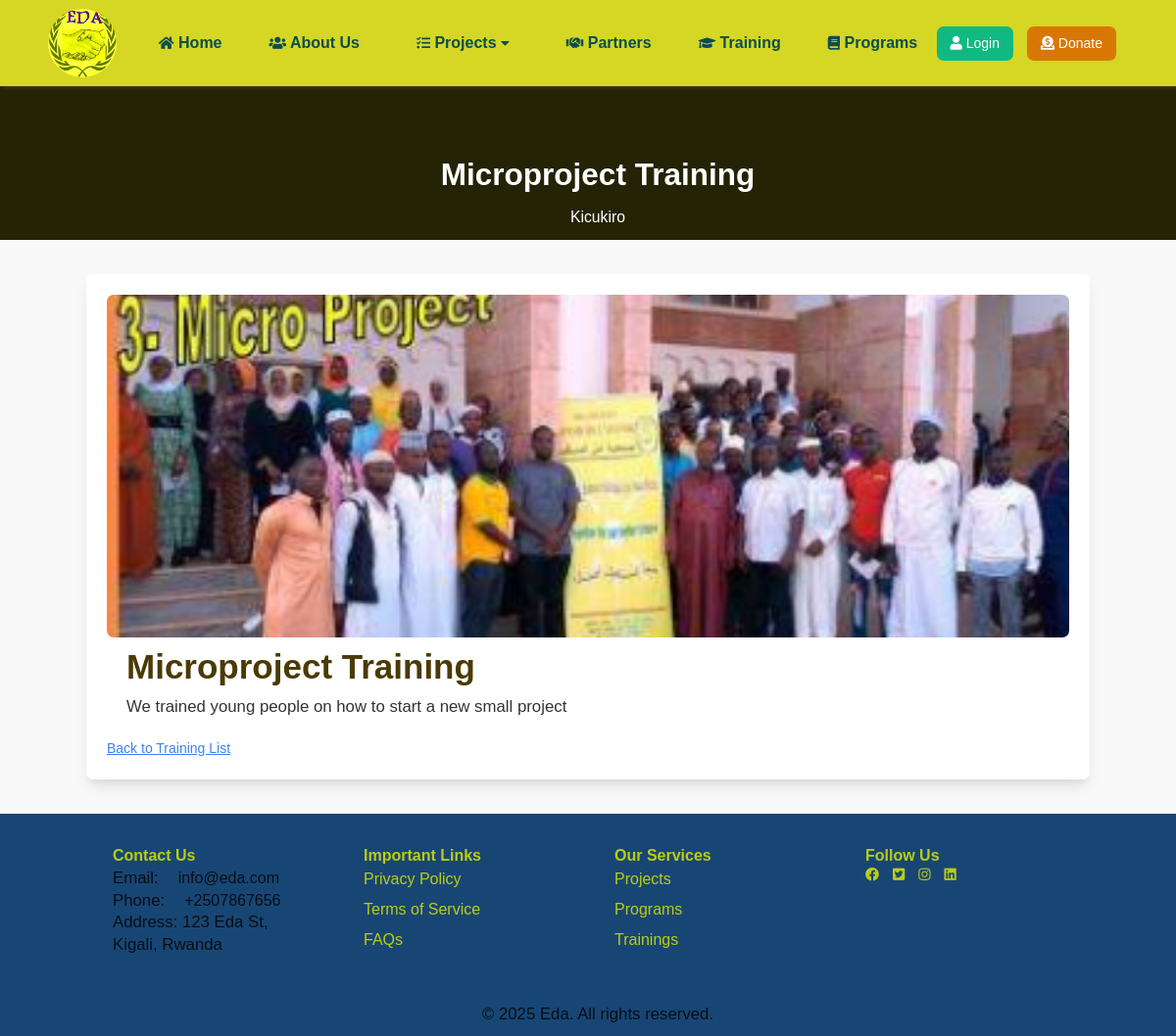
The app's page /training/4/, older data.
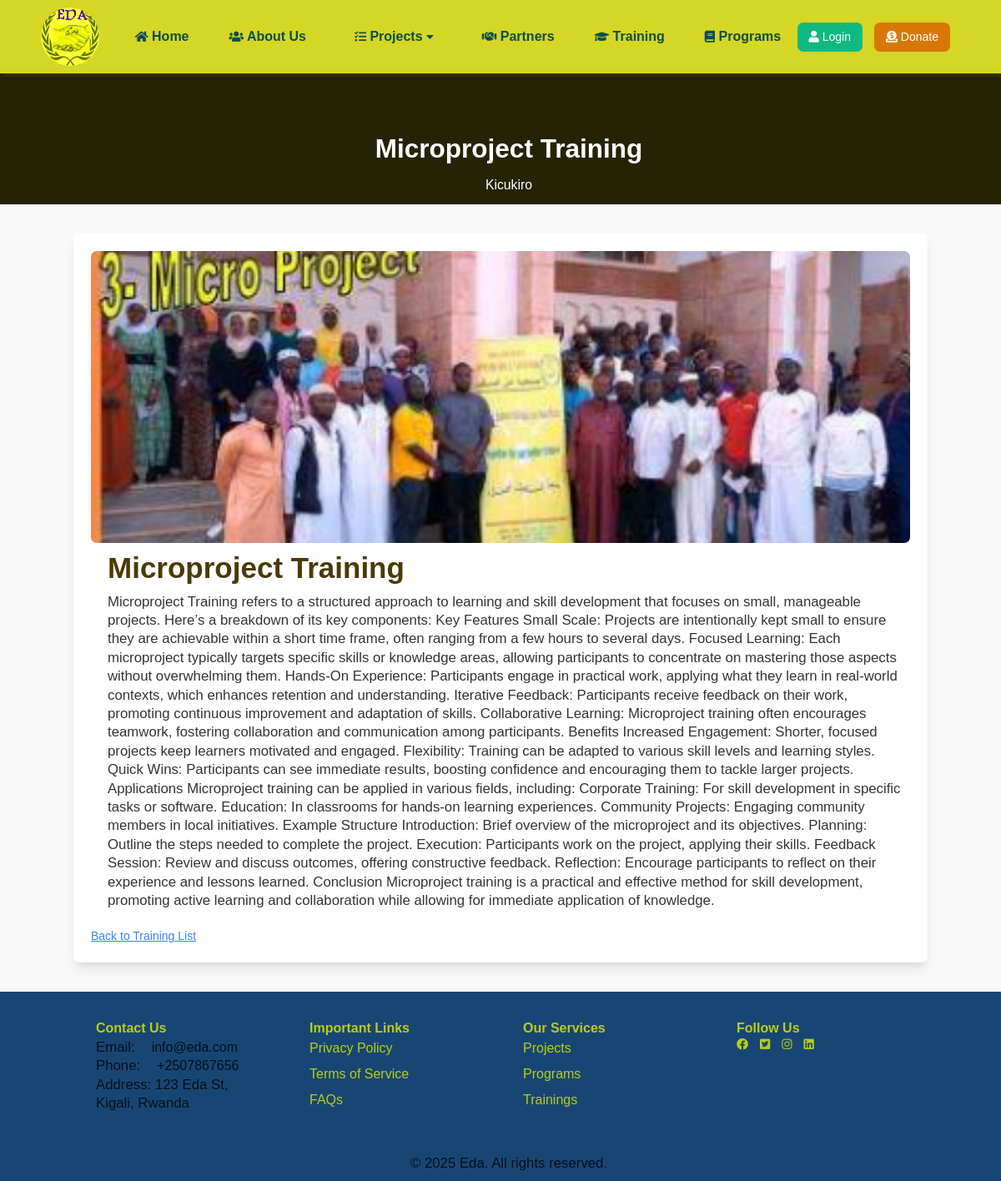
The same page, newer data.
### eda/models.py (models this page shows, shortened)
class Training(models.Model):
    name = models.CharField(max_length=200)
    location = models.CharField(max_length=200)
    description = models.TextField()
    image = models.ImageField(upload_to='images/', null=True, blank=True)
    created_at = models.DateTimeField(auto_now_add=True)
    updated_at = models.DateTimeField(auto_now=True)

### eda/views.py (the view)
# urls.py: path('training/<int:training_id>/', training_detail, name='training_detail'),
def training_detail(request, training_id):
    training = get_object_or_404(Training, id=training_id)
    return render(request, 'training_detail.html', {'training': training})

### templates/training_detail.html (shortened to what this page needs)
﻿{% extends 'base.html' %}
{% block content %}
<section class="hero-section block h-full py-24 items-center justify-center text-center bg-yellow-900 text-white">
    <h1 class="text-4xl font-bold">{{ training.name }}</h1>
    <p class="mt-4 text-lg">{{ training.location }}</p>
</section>
<main class="container mx-auto py-10">
    <div class="bg-white shadow-lg rounded-lg p-6">
        <img src="{{ training.image.url }}" alt="{{ training.name }}" class="w-full  object-cover rounded-lg" style="height: 350px">
        <h2 class="text-3xl font-semibold mt-4">{{ training.name }}</h2>
        <p class="mt-2 text-gray-700">{{ training.description }}</p>
        <div class="mt-6">
            <a href="{% url 'trainings' %}" class="text-blue-500 underline">Back to Training List</a>
        </div>
    </div>
</main>
{% endblock %}

Row changes from the older to the newer data that the page shows:
changed Training "Microproject Training": description "We trained young people on how to start a new small project" → "Microproject Training refers to a structured approach to learning and skill development that focuses on small, manageable projects. Here’s a breakdown of its key components: Key Features Small Scale: Projects are intentionally kept small to ensure they are achievable within a short time frame, often ranging from a few hours to several days. Focused Learning: Each microproject typically targets specific skills or knowledge areas, allowing participants to concentrate on mastering those aspects without overwhelming them. Hands-On Experience: Participants engage in practical work, applying what they learn in real-world contexts, which enhances retention and understanding. Iterative Feedback:…"
